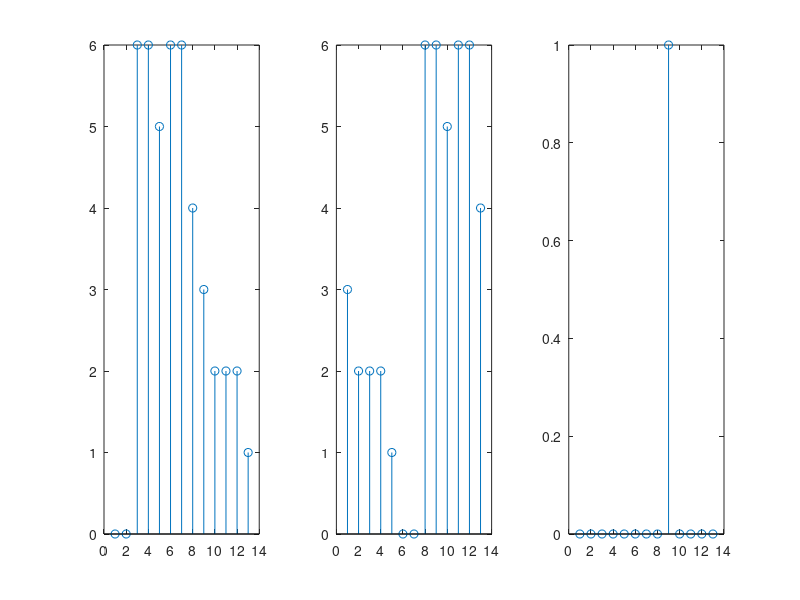

Recreate this plot in MATLAB.
clear all
close all
clc
s1=[0 0 6 6 5 6 6 4 3 2 2 2 1];
s2=[3 2 2 2 1 0 0 6 6 5 6 6 4];

S1=fft(s1);
S2=fft(s2);

F=(S1.*conj(S2))./abs(S1.*S2);

f=ifft(F);

figure; 
subplot(1,3,1)
stem(s1);
subplot(1,3,2)
stem(s2);
subplot(1,3,3)
stem(abs(f));

pendiente=atand(1-f)
%stem(round(pendiente),f);

S=s1-s2;
S1=ifft(S);
%figure; stem(S);
